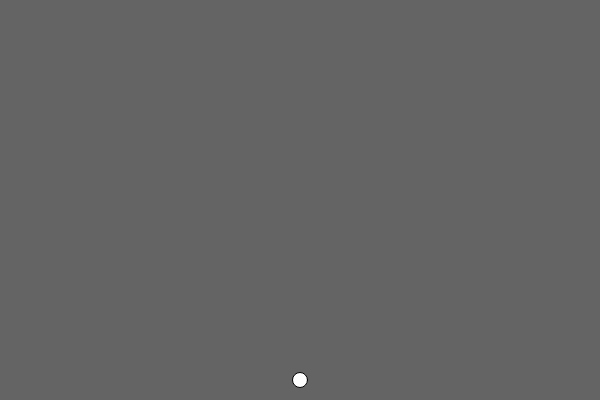
Frame 1 (no input)
Frame 60 (no input): blank canvas, image omitted
Frame 120 (the mouse pressed at the canvas centre since frame 60): blank canvas, image omitted

The p5.js sketch that drew this single still picture (run headless with seeded random() and noise() and a simulated clock; from frame 60 on, the mouse is pressed at the canvas centre):

// p5.js sketch
// ── sketch.js
var ball = {
  x: 300,
  y: 380,
  size: 15,
  directionX: 20,
  directionY: -20,


  display: function () {
    // note that to access any of ball's properties, you must use dot notation, using the special keyword this
    ellipse(this.x, this.y, this.size, this.size);
  },

  update: function () {
    this.checkForBounce();
    this.move();
  },

  move: function () {
    this.y += this.directionY;
    this.x += this.directionX;// this line is the same as: this.x = this.x + 1;
  },

  checkForBounce: function () {
    if (this.y > height - this.size / 2) this.bounceY();
    if (this.y < 0 + this.size / 2) this.bounceY();
    if (this.x > width - this.size / 2) this.bounceX();
    if (this.x < 0 + this.size / 2) this.bounceX();
  },

  bounceY: function () {
    // your code goes here; a hint: this will require making your own variable as well as defining this function
    // another hint: notice that ball is defined using object literal notation
    this.directionY = this.directionY*-1;
  },


bounceX: function() {
  this.directionX = this.directionX*-1;
},
};

var setup = function() { // setup is called only when the sketch starts
  createCanvas(600, 400);
};

var draw = function() { // draw is called 60 times per second; animation goes here.
  background(100); // pay special attention to this line; what does it do?
  ball.display();
  ball.update();
};
